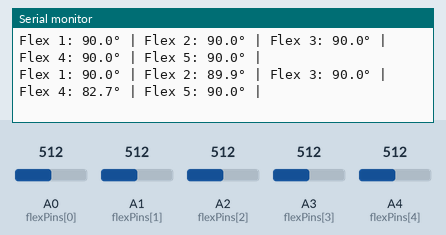
Recording of a sketch running on a simulated Arduino Uno, built with avr-gcc and run on an emulated ATmega328P. On the bench: the last lines printed to the serial monitor. The inputs (shaded band) are chosen by the test bench; at power-on: A0 (flexPins[0]) = 512, A2 (flexPins[2]) = 512, A4 (flexPins[4]) = 512, A1 (flexPins[1]) = 512, A3 (flexPins[3]) = 512.

Above: at 1.8 s.
1.9 s: A0 (flexPins[0]) set to 716
At 2.9 s:
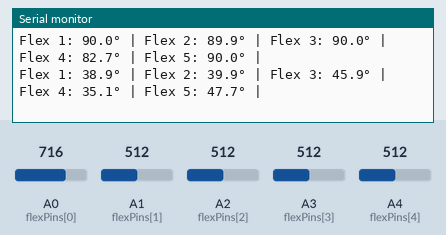
3.4 s: A2 (flexPins[2]) set to 716
At 4.7 s:
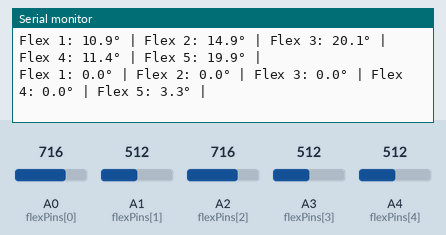
4.9 s: A4 (flexPins[4]) set to 30
At 5.5 s:
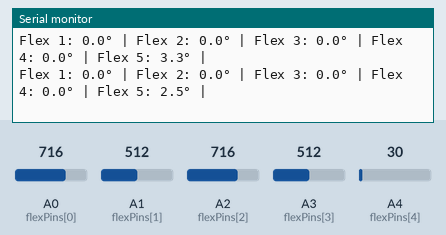
Timing chart, 0 to 7.9 s (numbered marks = the images above; inputs shaded):
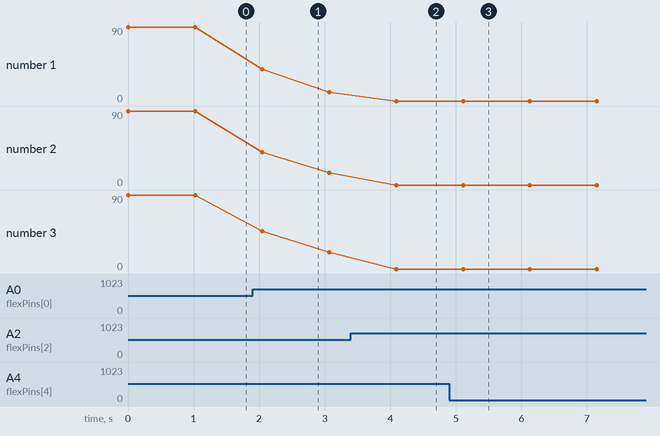

The sketch:

5_Flex_sensor_and_uno.ino
```cpp
// Pins for 5 flex sensors
const int flexPins[5] = {A0, A1, A2, A3, A4};
const float fixedResistor = 10000.0; // 10kΩ resistor

// Individual calibration (replace with your measured values!)
const float straightResistances[5] = {25000.0, 30000.0, 27000.0, 32000.0, 28000.0}; // Unbent (Ω)
const float bentResistances[5] = {80000.0, 90000.0, 85000.0, 95000.0, 82000.0};     // 90° bent (Ω)
const float straightAngle = 0.0;  // 0° = straight
const float bentAngle = 90.0;     // 90° = fully bent

// Noise filtering (moving average)
const int numReadings = 10;
float readings[5][numReadings]; // Stores readings for each sensor
int index[5] = {0};             // Index for each sensor
float totals[5] = {0};          // Running totals for each sensor

void setup() {
  Serial.begin(9600);
  // Initialize all readings to 0
  for (int i = 0; i < 5; i++) {
    for (int j = 0; j < numReadings; j++) {
      readings[i][j] = 0;
    }
  }
}

void loop() {
  for (int i = 0; i < 5; i++) {
    // Read raw analog value
    int rawValue = analogRead(flexPins[i]);

    // Apply moving average filter
    totals[i] -= readings[i][index[i]];
    readings[i][index[i]] = rawValue;
    totals[i] += readings[i][index[i]];
    index[i] = (index[i] + 1) % numReadings;
    float avgValue = totals[i] / numReadings;

    // Convert to voltage (0–5V)
    float voltage = avgValue * (5.0 / 1023.0);

    // Calculate flex sensor resistance
    float flexResistance = fixedResistor * (5.0 / voltage - 1.0);

    // Map resistance to angle (0°–90°)
    float angle = (flexResistance - straightResistances[i]) * (bentAngle - straightAngle) /
                  (bentResistances[i] - straightResistances[i]) + straightAngle;

    // Clamp angle to 0°–90°
    angle = constrain(angle, straightAngle, bentAngle);

    // Print results
    Serial.print("Flex ");
    Serial.print(i + 1);
    Serial.print(": ");
    Serial.print(angle, 1);
    Serial.print("° | ");
  }
  Serial.println(); // New line for next reading
  delay(1000);      // Faster sampling (adjust as needed)
}
```

Measured:
- after the input at 1.9 s, the serial monitor: prints a new line after 0.15 s (image 1)
- after the input at 3.4 s, the serial monitor: prints a new line after 0.69 s (image 2)
- after the input at 4.9 s, the serial monitor: prints a new line after 0.21 s (image 3)
- plotted number 1: 90 → 10.9 after the input at 1.9 s
